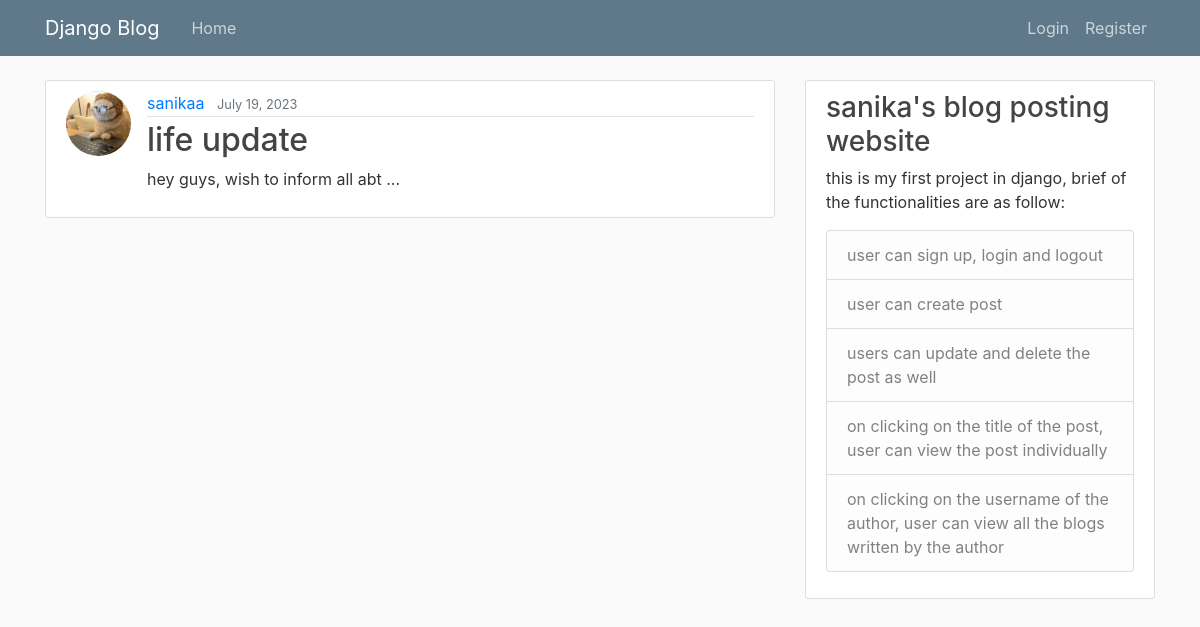
The app's page /post/24/ with its own data.
### blogApp/models.py (models this page shows, shortened)
class post(models.Model):
    title = models.CharField(max_length=100)
    content = models.TextField()
    date_posted = models.DateTimeField(default=timezone.now) #actual function as default value so no ()
    author = models.ForeignKey(User, on_delete=models.CASCADE) # if user is deleted then posts are also deleted not viceversa

### users/models.py (models this page shows, shortened)
class profile(models.Model):
    user = models.OneToOneField(User, on_delete=models.CASCADE) # cascade -  if user is deleted then delete the profile, but if we delete profile, user isnt deleted
    image = models.ImageField(default='default.jpg', upload_to='profile_pics')
    bio = models.TextField()

### blogApp/views.py (the view)
# urls.py: path('post/<int:pk>/', PostDetailView.as_view(), name='post_detail'),
class PostDetailView(DetailView):
    model = post

### blogApp/templates/blogApp/post_detail.html (shortened to what this page needs)
{% extends 'blogApp/base.html' %}
{% block content %}
<article class="media content-section">
    <img class="rounded-circle article-img" src="{{ object.author.profile.image.url }}">
    <div class="media-body">
        <div class="article-metadata">
            <a class="mr-2" href="{% url 'user_posts' object.author.username %}">{{ object.author }}</a>
            <small class="text-muted">{{ object.date_posted|date:"F d, Y" }}</small>
        </div>
        <h2 class="article-title">{{ object.title }}</h2>
        <p class="article-content">{{ object.content }}</p>
    </div>
</article>
{% endblock %}

### blogApp/static/blogApp/main.css (style rules this page uses)
body { background: #fafafa; color: #333333; margin-top: 5rem; }
h1, h2, h3, h4, h5, h6 { color: #444444; }
.content-section { background: #ffffff; padding: 10px 20px; border: 1px solid #dddddd; border-radius: 3px; margin-bottom: 20px; }
.article-title { color: #444444; }
.article-content { white-space: pre-line; }
.article-img { height: 65px; width: 65px; margin-right: 16px; }
.article-metadata { padding-bottom: 1px; margin-bottom: 4px; border-bottom: 1px solid #e3e3e3 }

### records on screen
post: author.profile.image (picture), author "sanikaa", date_posted "July 19, 2023", title "life update", content "hey guys, wish to inform all abt ..."
